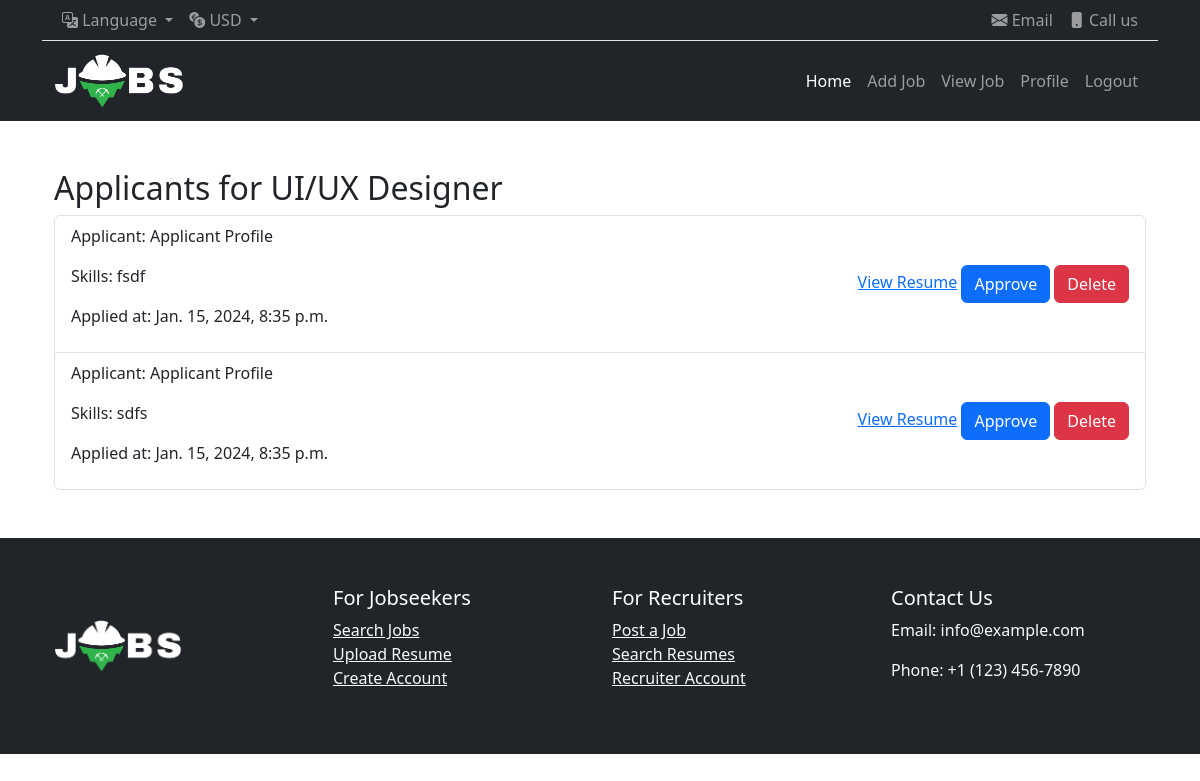
The app's page /applicant_list/4 (signed in) with its own data.
### portalApp/models.py (models this page shows, shortened)
class job_model(models.Model):
    job_title = models.CharField(max_length=100, null=True)
    company_name = models.CharField(max_length=100, null=True)
    location = models.CharField(max_length=100, null=True)
    description = models.TextField()
    job_image = models.ImageField(upload_to='job_image/', null=True)
    create_at = models.DateTimeField(auto_now_add=True, null=True)
    update_at = models.DateTimeField(auto_now=True, null=True)
    job_creator = models.ForeignKey(Custom_User, on_delete=models.CASCADE)

class jobApplyModel(models.Model):
    job=models.ForeignKey(job_model,on_delete=models.CASCADE,related_name='applications')
    applicant=models.ForeignKey(Custom_User,on_delete=models.CASCADE)
    applied_at = models.DateTimeField(auto_now_add=True)
    skills = models.CharField(max_length=255, blank=True, null=True)
    resume = models.FileField(upload_to='resumes/', blank=True, null=True)

### authentication/models.py (models this page shows, shortened)
class Custom_User(AbstractUser):
    USER=[
        ('Applicant','Applicant'),('Recruiter','Recruiter'),('Admin','Admin'),
    ]
    display_name=models.CharField(max_length=100)
    email = models.EmailField()
    password=models.CharField(max_length=100)
    user_type=models.CharField(choices=USER, max_length=120)
    profile_image = models.ImageField(upload_to='profile_pic/', null=True)
    otp_token = models.CharField(max_length = 6, blank = True, null = True)
    about= models.TextField(null=True, blank = True)

### portalApp/views.py (the view)
# urls.py: path('applicant_list/<str:myid>',views.applicant_list,name='applicant_list'),
def applicant_list(request, myid):
    myJob = get_object_or_404(job_model, id=myid)
    applicants = jobApplyModel.objects.filter(job=myJob)
    context = {
        'job': myJob,
        'applicants': applicants,
    }
    return render(request,"Recruiter/applicantList.html",context)

### portalApp/templates/Recruiter/applicantList.html (shortened to what this page needs)
{% extends 'base.html' %}
{% load static %}
{% block content %}
<div class="container mt-5">
    <h2>Applicants for {{ job.job_title }}</h2>
    <ul class="list-group">
      {% for applicant in applicants %}
        <li class="list-group-item d-flex justify-content-between align-items-center">
          <div class="applicant-info">
            <p class="applicant-name">Applicant: {{ applicant.applicant.display_name }}</p>
            <p class="applicant-skills">Skills: {{ applicant.skills }}</p>
            <p class="applicant-applied-at">Applied at: {{ applicant.applied_at }}</p>
          </div>
          <div class="resume-link">
            <a href="{{ applicant.resume.url }}" target="_blank">View Resume</a>
            <a href="#" class="btn btn-primary">Approve</a>
            <a href="#" class="btn btn-danger">Delete</a>
          </div>
        </li>
      {% endfor %}
    </ul>
</div>
{% endblock content %}

### records on screen
job_model: job_title "UI/UX Designer"
jobApplyModel: applicant.display_name "Applicant Profile", skills "fsdf", applied_at "Jan. 15, 2024, 8:35 p.m."
jobApplyModel: applicant.display_name "Applicant Profile", skills "sdfs", applied_at "Jan. 15, 2024, 8:35 p.m."
